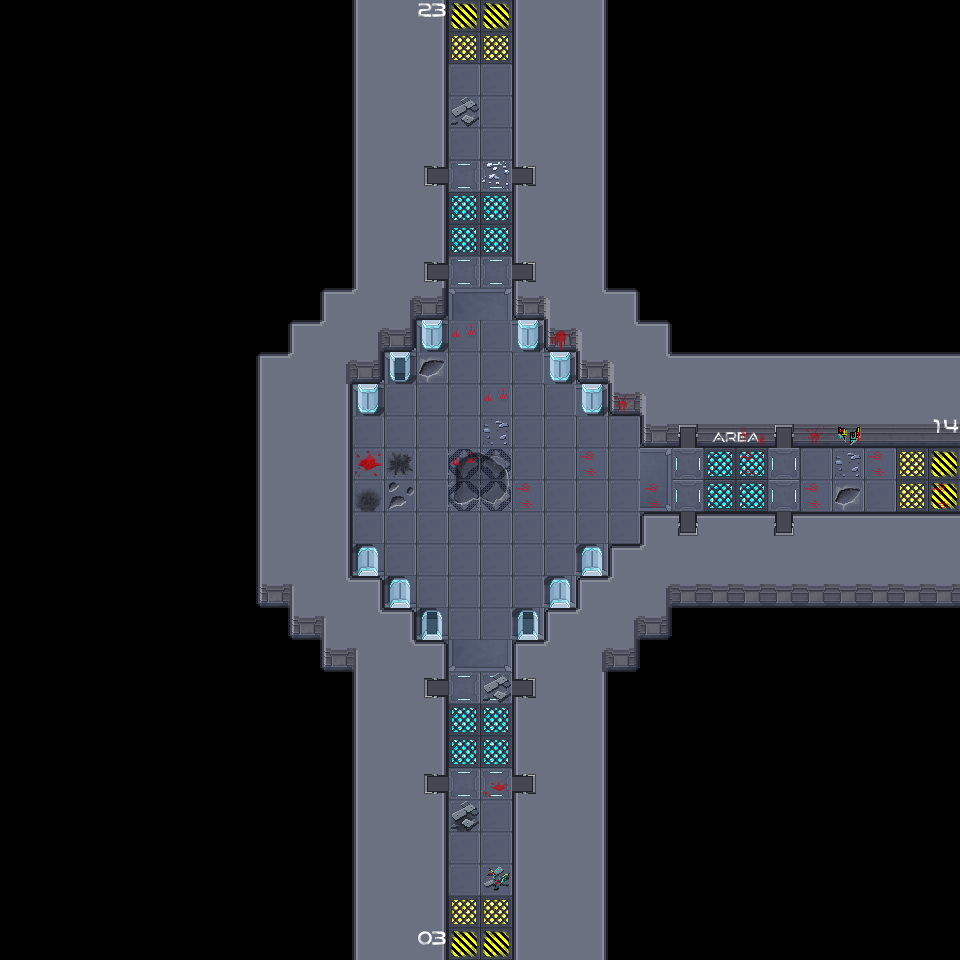

This game map was drawn from its Tiled (.tmx) file and the tilesets committed beside it. A one-line description and the trimmed map source follow:
An orthogonal 30x30 tile map with 32x32 px tiles, 4 tile layers (Sol, Collisions, items-no-collisions-1, items-no-collisions-2), 1 hidden layer not drawn, 3 tilesets.

<map version="1.9" tiledversion="1.9.2" orientation="orthogonal" renderorder="right-down" width="30" height="30" tilewidth="32" tileheight="32" infinite="0" nextlayerid="14" nextobjectid="1">
 <tileset firstgid="1" source="Map.tsx" />
 <tileset firstgid="161" source="items_01.tsx" />
 <tileset firstgid="369" source="items_02.tsx" />
 <layer id="8" name="Milieu" width="30" height="30" visible="0" locked="1">
  <data>[900 cells, 116 non-empty, 2 distinct tile ids]</data>
 </layer>
 <layer id="9" name="Sol" width="30" height="30">
  <data>[900 cells, 364 non-empty, 12 distinct tile ids]</data>
 </layer>
 <layer id="10" name="Collisions" width="30" height="30">
  <data>[900 cells, 244 non-empty, 17 distinct tile ids]</data>
 </layer>
 <layer id="11" name="items-no-collisions-1" width="30" height="30">
  <data>[900 cells, 48 non-empty, 24 distinct tile ids]</data>
 </layer>
 <layer id="12" name="items-no-collisions-2" width="30" height="30">
  <data>[900 cells, 6 non-empty, 5 distinct tile ids]</data>
 </layer>
</map>
